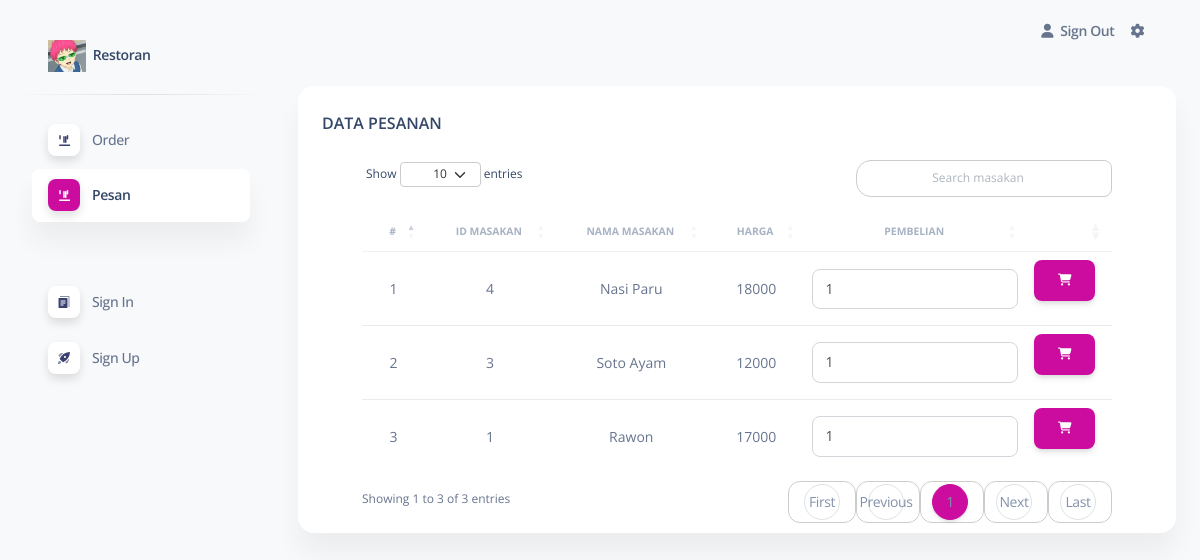
Screenshot of /pages/index.php?page=data_pesan (signed in) with the database file from the repository.
### tables this page shows
CREATE TABLE `masakan` (
  `id_masakan` int(11) NOT NULL,
  `nama_masakan` varchar(255) NOT NULL,
  `harga` int(11) NOT NULL,
  `status_masakan` varchar(50) NOT NULL
);

### pages/pesan/data.php (the view, shortened to what this page needs)
<head>
</head>
<div class="container-fluid py-4">
  <div class="row">
    <div class="col-12">
      <div class="card mb-4">
        <div class="card-header pb-0">
          <h6>DATA PESANAN</h6>
        </div>
        <div class="card-body px-6 pt-0 pb-2">
        <div class="table-responsive p-0">
          <table class="table align-items-center mb-0 custom-table" id="masakan">
            <thead>
              <tr>
                <th class="text-center text-uppercase text-secondary text-xxs font-weight-bolder opacity-7">#</th>
                <th class="text-center text-uppercase text-secondary text-xxs font-weight-bolder opacity-7">ID MASAKAN</th>
                <th class="text-center text-uppercase text-secondary text-xxs font-weight-bolder opacity-7">NAMA MASAKAN</th>
                <th class="text-center text-uppercase text-secondary text-xxs font-weight-bolder opacity-7">HARGA</th>
                <th class="text-center text-uppercase text-secondary text-xxs font-weight-bolder opacity-7">PEMBELIAN</th>
                <th class="text-secondary opacity-7"></th>
              </tr>
            </thead>
            <tbody>
                <?php
                include "../conf/conn.php";
                $no = 0;
                $query = mysqli_query($koneksi, "SELECT * FROM masakan ORDER BY id_masakan
DESC");
                while ($row = mysqli_fetch_array($query)) {
                ?>
                  <tr>
                    <form method="POST" action="index.php?page=data_pesan">
                      <td class="align-middle text-center text-sm"><?php echo $no = $no + 1; ?></td>
                      <td class="align-middle text-center text-sm"><?php echo $row['id_masakan']; ?></td>
                      <td class="align-middle text-center text-sm"><?php echo $row['nama_masakan']; ?></td>
                      <td class="align-middle text-center text-sm"><?php echo $row['harga']; ?></td>
                      <td>
                        <input class="form-control" type="number" name="pembelian" value="1" min="1">
                      </td>
                      <td>
                        <button class="btn btn-primary" type="submit" name="submit">
                          <i class="fa fa-shopping-cart"></i>
                        </button>
                      </td>
                  </tr>
                          </div>
                          </div>
                        </div>
                      </div>
                    </div>
                  <?php } ?>

### rows the page displays
masakan: id_masakan "4", nama_masakan "Nasi Paru", harga "18000"
masakan: no "2", id_masakan "3", nama_masakan "Soto Ayam", harga "12000"
masakan: no "3", id_masakan "1", nama_masakan "Rawon", harga "17000"
